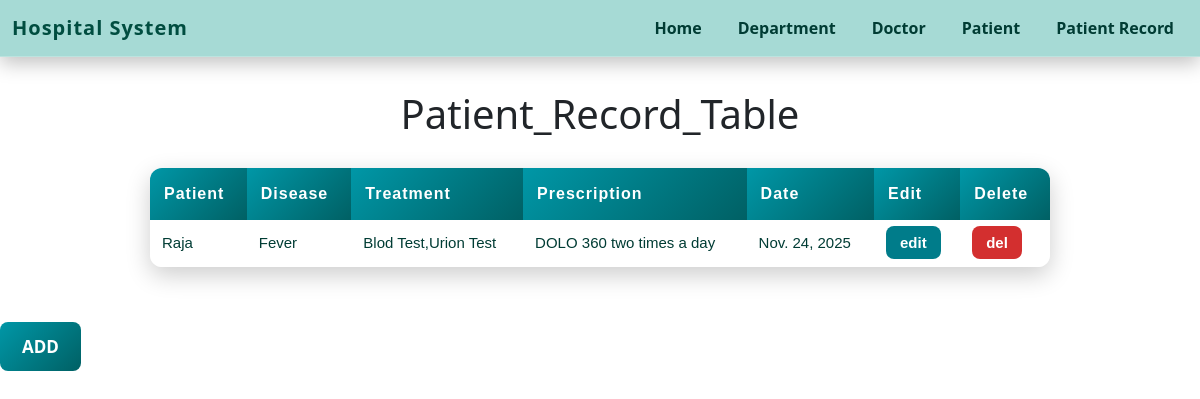
The app's page /patient-record/, older data.
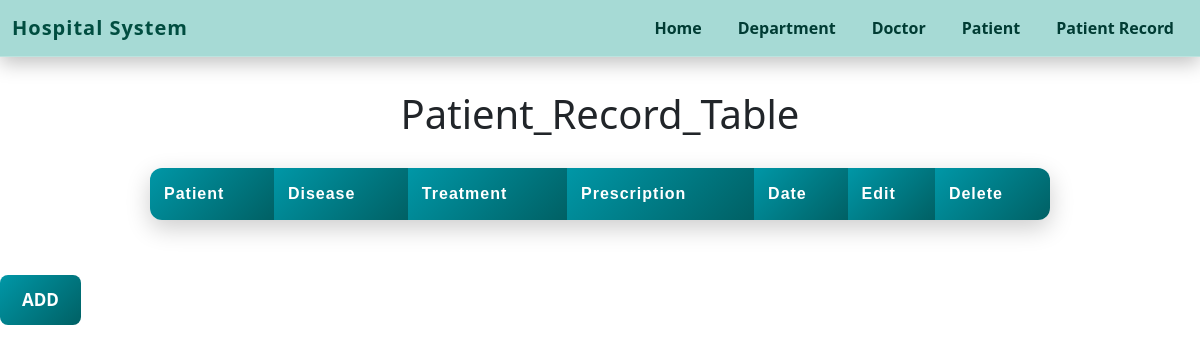
The same page, newer data.
### app1/models.py (models this page shows, shortened)
class patient_record_model(models.Model):
    patient = models.OneToOneField(patient_model, on_delete=models.CASCADE)
    disease = models.CharField(max_length=255)
    treatment = models.CharField(max_length=150)
    prescription = models.CharField(max_length=150)
    created_date = models.DateField()

class patient_model(models.Model):
    name = models.CharField(max_length=50)
    age = models.IntegerField()
    gender = models.CharField(max_length=10)
    phone = models.CharField(max_length=15)
    emg_phone=models.CharField(max_length=15)
    address = models.CharField(max_length=150)
    doctor = models.ForeignKey(doctor_model, on_delete=models.CASCADE)

### app1/views.py (the view)
# urls.py: path("patient-record/", patient_record_details, name="patient_record_list"),
def patient_record_details(request):
    data = patient_record_model.objects.all()
    content = {
        "data": data
    }
    return render(request, 'frontend_app1/patient_record_table.html', content)

### templates/frontend_app1/patient_record_table.html (shortened to what this page needs)
<!DOCTYPE html>
<html lang="en">
<head>
    <link href="https://cdn.jsdelivr.net/npm/bootstrap@5.3.0/dist/css/bootstrap.min.css" rel="stylesheet">
</head>
<body>
    <nav class="navbar navbar-expand-lg navbar-glass fixed-top">
  <div class="container-fluid">
    <a class="navbar-brand" href="{% url 'home' %}">Hospital System</a>
    <div class="collapse navbar-collapse" id="navmenu">
      <ul class="navbar-nav ms-auto">
        <li class="nav-item">
          <a class="nav-link {% if request.path == '/' %}active{% endif %}"
             href="{% url 'home' %}">Home</a>
        </li>
        <li class="nav-item">
          <a class="nav-link {% if 'department' in request.path %}active{% endif %}"
             href="{% url 'department_list' %}">Department</a>
        </li>
        <li class="nav-item">
          <a class="nav-link {% if 'doctor' in request.path %}active{% endif %}"
             href="{% url 'doctor_list' %}">Doctor</a>
        </li>
        <li class="nav-item">
          <a class="nav-link {% if 'patient_list' in request.path %}active{% endif %}"
             href="{% url 'patient_list' %}">Patient</a>
        </li>
        <li class="nav-item">
          <a class="nav-link {% if 'patient_record' in request.path %}active{% endif %}"
             href="{% url 'patient_record_list' %}">Patient Record</a>
        </li>
      </ul>
    </div>
  </div>
</nav>
    <table>
  <h1>Patient_Record_Table</h1>
  <tr>
      <th>Patient</th>
      <th>Disease</th>
      <th>Treatment</th>
      <th>Prescription</th>
      <th>Date</th>
      <th>Edit</th>
      <th>Delete</th>
  </tr>
  {% for r in data %}
  <tr>
      <td>{{ r.patient.name }}</td>
      <td>{{ r.disease }}</td>
      <td>{{ r.treatment }}</td>
      <td>{{ r.prescription }}</td>
      <td>{{ r.created_date }}</td>
      <td>
        <a href="{% url 'verify_user' 'record' 'update'  r.id %}" class="btn-edit">
          edit
        </a>
      </td>
      <td>
        <a href="{% url 'verify_user'  'record' 'delete'  r.id %}" class="btn-del">
          del
        </a>
      </td>
  </tr>
  {% endfor %}
</table>
 <a href="{% url 'patient_record_add' %}" class="btn-add">ADD</a>
</body>
</html>

Row changes from the older to the newer data that the page shows:
removed patient_record_model: patient.name "Raja", disease "Fever", treatment "Blod Test,Urion Test", prescription "DOLO 360 two times a day", created_date "Nov. 24, 2025"
